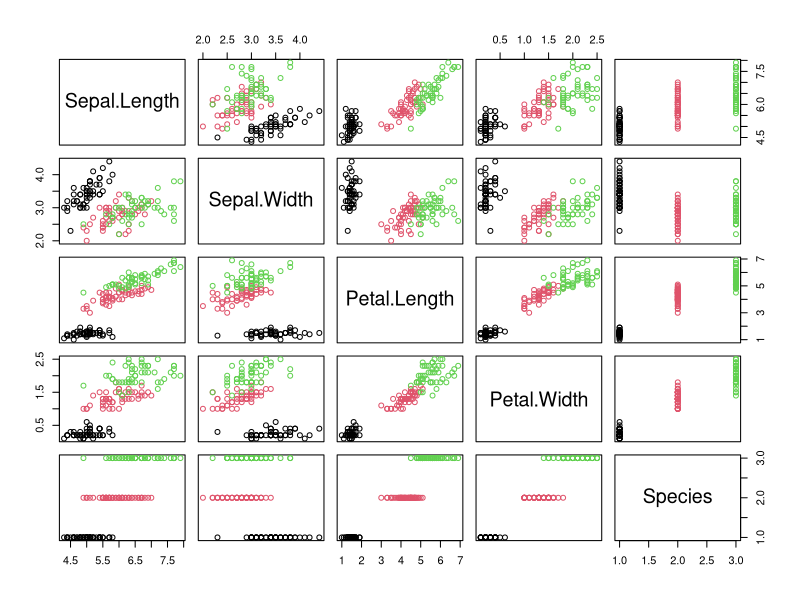

This chart was generated by the following R code:
## ---- chunk 1
#| echo: true
#| output-location: column-fragment
saludo <- "¡Hola Mundo!"

saludo
## ---- chunk 2
#| echo: true
#| output-location: column-fragment
df <- iris

pairs(df, col = df$Species)
## ---- chunk 3
#| echo: true
#| output-location: fragment
df <- iris

head(df)
## ---- chunk 4
#| echo: true
#| output-location: fragment
variable_1 <- 5

if (variable_1 >10) {
    print('la variable_1 es mayor que 10')
} else {
    print('la variable_1 NO es mayor que 10 ')
}
## ---- chunk 5
#| echo: true
#| output-location: fragment
estaciones <- c('primavera', 'verano', 'otoño', 'invierno')

for(estacion in estaciones){
    print(toupper(estacion))
}
## ---- chunk 6
#| echo: true
#| output-location: fragment
vector_numeros <- c(2, 4, 6, 8)
print(vector_numeros)
## ---- chunk 7
#| echo: true
#| output-location: fragment
seq_numeros <- 10:20
print(seq_numeros)
## ---- chunk 8
#| echo: true
#| output-location: fragment
comb_vect <- c(vector_numeros, seq_numeros)
print(comb_vect)
## ---- chunk 9
#| echo: true
#| output-location: fragment
vector_numeros <- seq(10, 50, by = 5)
print(vector_numeros)
print(vector_numeros + 1)
print(vector_numeros / 2)
## ---- chunk 10
#| echo: true
#| output-location: fragment
vector_numeros_1 <- c(1, 2, 3, 4)
vector_numeros_2 <- c(1, 1, 0, 0)
print(vector_numeros_1 - vector_numeros_2)
print(vector_numeros_1 * vector_numeros_2)
## ---- chunk 11
#| echo: true
#| output-location: fragment
letras <- c('A', 'B', 'C', 'D')
numeros <- c(1, 2, 3, 4)
print(paste0(letras, numeros))
print(paste0(numeros, letras))
## ---- chunk 12
#| echo: true
#| output-location: fragment
numeros <- 10:20
numeros

numeros[4]
numeros[-4]
numeros[c(4:8)]
numeros[-c(4:8)]
numeros[c(2, 10)]
## ---- chunk 13
#| echo: true
#| output-location: fragment
numeros <- 10:20
numeros

numeros[-c(4:8)]

## ---- chunk 14
#| echo: true
#| output-location: fragment
numeros <- numeros[-c(4:8)]
numeros
## ---- chunk 15
#| echo: true
#| output-location: fragment
numeros <- c(numeros, c(1, 2, 3))
numeros
## ---- chunk 16
#| echo: true
#| output-location: fragment
numeros <- numeros[order(numeros, decreasing = TRUE)]
numeros
## ---- chunk 17
#| echo: true
#| output-location: fragment
numeros <- 10:20
numeros

numeros < 15
numeros[numeros < 15]
## ---- chunk 18
#| echo: true
#| output-location: fragment
mascara_logica <- numeros == 10
mascara_logica
!mascara_logica
numeros[!mascara_logica]
## ---- chunk 19
#| echo: true
#| output-location: fragment
numeros <- runif(10, min = 1, max = 1000)
numeros

numeros[c(1, 5, 10)]
## ---- chunk 20
#| echo: true
#| output-location: fragment
numeros[numeros < 500]
## ---- chunk 21
#| echo: true
#| output-location: fragment
df <- iris

dim(df)
head(df)
summary(df)
## ---- chunk 22
#| echo: true
#| output-location: fragment
df <- iris

str(df)
## ---- chunk 23
#| echo: true
#| output-location: fragment
df$Sepal.Length
## ---- chunk 24
#| echo: true
#| output-location: fragment
df$Sepal.Length
df[, c('Sepal.Length')]
df[, c(1)]
## ---- chunk 25
#| echo: true
#| output-location: fragment
df[1:10, c('Sepal.Length', 'Species')]
df[c(30, 40, 100), c(5, 2, 4)]
## ---- chunk 26
#| echo: true
#| output-location: fragment
df[df$Species == 'versicolor' & df$Sepal.Length > 6, ]
## ---- chunk 27
#| echo: true
#| output-location: fragment
df$Sepal.Ratio <- df$Sepal.Length / df$Sepal.Width
df$Petal.Ratio <- df$Petal.Length / df$Petal.Width
head(df, 3)
## ---- chunk 28
#| echo: true
#| output-location: fragment
df.ratio <- df[, c('Species', 'Sepal.Ratio', 'Petal.Ratio')]
head(df.ratio, 3)
## ---- chunk 29
#| echo: true
#| output-location: fragment
df$Sepal.Ratio <- NULL
df$Petal.Ratio <- NULL
head(df, 3)
## ---- chunk 30
#| echo: true
#| output-location: fragment
df.ratio <- data.frame(
                Species = df$Species,
                Sepal.Ratio = df$Sepal.Length / df$Sepal.Width,
                Petal.Ratio = df$Petal.Length / df$Petal.Width
            )
head(df.ratio)
## ---- chunk 31
#| echo: true
#| output-location: fragment
aggregate(df[, c(1:4)], by = list(Species = df$Species), FUN = mean)
## ---- chunk 32
#| echo: true
#| output-location: fragment
aggregate(df[, c(1:4)], by = list(Species = df$Species), FUN = sd)
